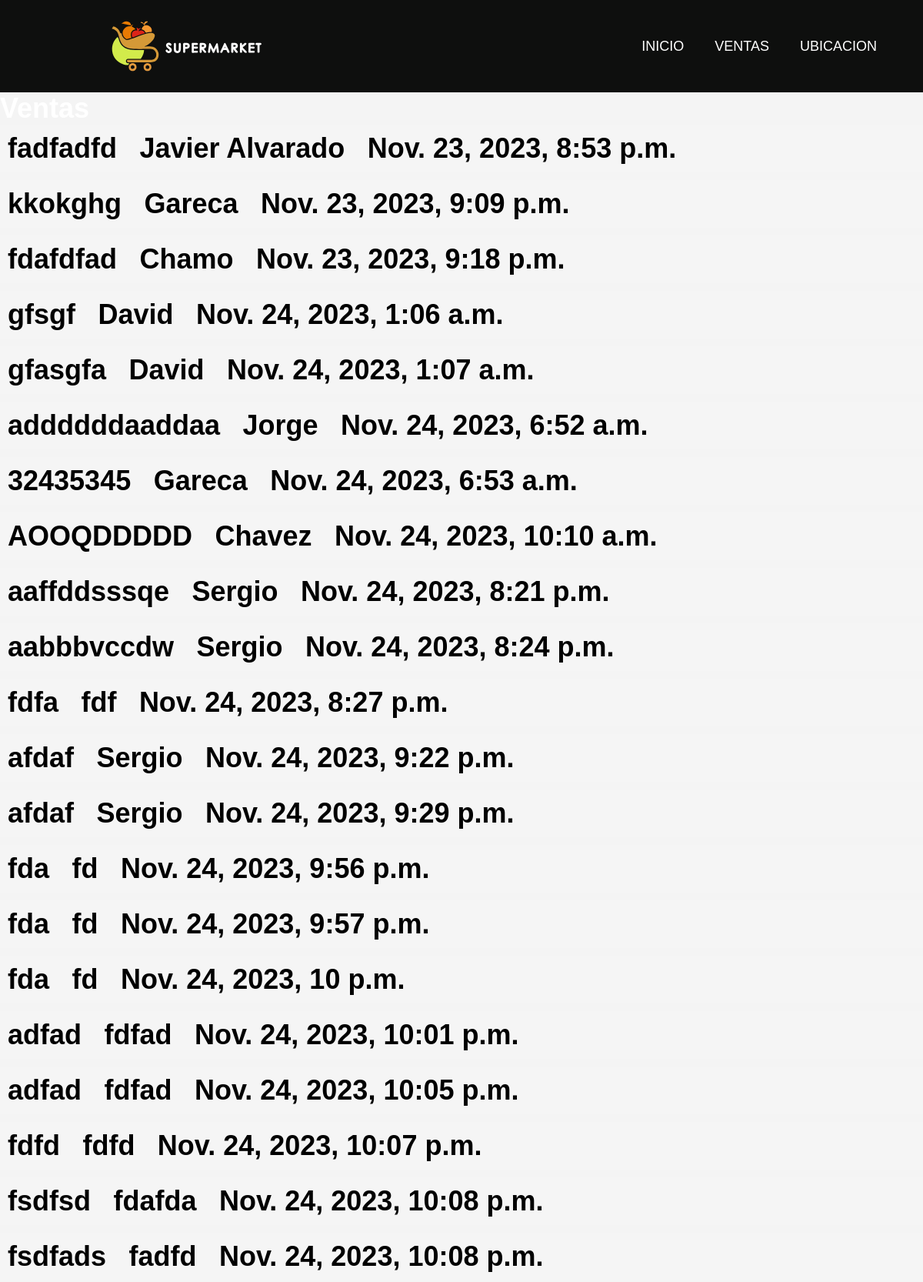
/ventas/ (upper part), run on the app's committed database.
### facturaApp/models.py (models this page shows, shortened)
class Venta(models.Model):
    ruc = models.CharField(max_length=200)
    fecha = models.DateTimeField(default=datetime.now, blank=True)
    cliente = models.ForeignKey(Cliente, on_delete=models.CASCADE)

class Cliente(models.Model):
    cliente = models.CharField(max_length=200)
    dni = models.CharField(max_length=20)
    direccion = models.CharField(max_length=200)

### facturaApp/views.py (the view)
# urls.py: path('ventas/', views.ventas, name="ventas"),
def ventas(request):
    ventas = Venta.objects.all()
    clientes = Cliente.objects.all()
    return render(request, 'ventas.html',{
        'ventas': ventas,
        'clientes':clientes
    })

### facturaApp/templates/ventas.html
{% extends 'layouts/cabecera.html' %}
{% load static %}
{% block content %}
<h1>Ventas</h1>
{% for venta in ventas %}
    {% for cliente in clientes %}
        {% if cliente.id == venta.cliente_id %}
            <div class="card">
                <a href="{% url 'factura' venta.id %}">
                    <h1>{{venta.ruc}}</h1>
                    <h1>{{cliente.cliente}}</h1>
                    <h1>{{venta.fecha}}</h1>
                </a>
            </div>
        {% endif %}
    {% endfor %}
{% endfor %}
{% endblock %}

### facturaApp/templates/layouts/cabecera.html (shortened to what this page needs)
{% load static %}
<!DOCTYPE html>
<html lang="es">
<head>
    <link rel="stylesheet" type="text/css" href="{% static '/styles/mainstyle.css' %}">
</head>
<body>
    <header class="header">
        <nav class="nav">
            <div class="logo">
                <a href="#" class="nav-link">
                    <img src="{% static 'iconos.svg' %}" alt="">
                </a>
            </div>
            <ul class="nav-menu">
                <li class="nav-menu-item"><a href="{% url 'index' %}" class="nav-menu-link nav-linke">INICIO</a></li>
                <li class="nav-menu-item"><a href="{% url 'ventas' %}" class="nav-menu-link nav-linke">VENTAS</a></li>
                <li class="nav-menu-item"><a href="#" class="nav-menu-link nav-linke">UBICACION</a></li>
            </ul>
        </nav>
    </header>
    {% block content %}
    {% endblock %}
</body>
</html>

### facturaApp/static/styles/mainstyle.css (style rules this page uses)
* { padding: 0; margin: 0; box-sizing: border-box; text-decoration: none; }
body { margin: 0; font-family: 'Gill Sans', 'Gill Sans MT', Calibri, 'Trebuchet MS', sans-serif; background-image: url("https://images.unsplash.com/photo-1578916171728-46686eac8d58?q=80&w=1374&auto=format&fit=crop&ixlib=rb-4.0.3&ixid=M3wxMjA3fDB8MHxwaG90by1wYWdlfHx8fGVufDB8fHx8fA%3D%3D"); background-position: center; background-repeat: no-repeat; background-size: cover; background-attachment: fixed; font-family: 'Arial', sans-serif; padding: 0; background-color: #f4f4f4; height: 100vh; }
header { background-color: #0e0f0e; width: 100%; clear: both; content: ''; display: table; }
.nav { display: flex; justify-content: space-between; align-items: center; margin: 0; padding: 0; }
.nav-linke { color: white; text-decoration: none; font-family: sans-serif; }
.logo { padding: 0 40px; margin-left: 100px; }
.nav-menu { display: flex; margin-right: 40px; list-style: none; margin-bottom: 0; }
.nav-menu-item { font-size: 18px; margin: 0 20px; line-height: 80px; text-transform: uppercase; }
.logo img { height: 100px; width: 200px; border-radius: 60px; background-size: cover; background-position: center; transition: all 0.3s; }
h1 { font-size: 36px; color: #fff; margin: auto; }
img { display: block; margin: 10px auto; max-width: 100%; }
.card { background-color: whitesmoke; padding: 10px; margin-bottom: 10px; color: black; }
.card h1 { color: black; display: inline-block; padding-right: 25px; }
.card a { color: rgb(14, 11, 11); text-decoration: none; }

### data on the page
Venta: ruc "fadfadfd", fecha "Nov. 23, 2023, 8:53 p.m."
Cliente: cliente "Javier Alvarado"
Venta: ruc "kkokghg", fecha "Nov. 23, 2023, 9:09 p.m."
Cliente: cliente "Gareca"
Venta: ruc "fdafdfad", fecha "Nov. 23, 2023, 9:18 p.m."
Cliente: cliente "Chamo"
Venta: ruc "gfsgf", fecha "Nov. 24, 2023, 1:06 a.m."
Cliente: cliente "David"
Venta: ruc "gfasgfa", fecha "Nov. 24, 2023, 1:07 a.m."
Venta: ruc "addddddaaddaa", fecha "Nov. 24, 2023, 6:52 a.m."
Cliente: cliente "Jorge"
Venta: ruc "32435345", fecha "Nov. 24, 2023, 6:53 a.m."
Venta: ruc "AOOQDDDDD", fecha "Nov. 24, 2023, 10:10 a.m."
Cliente: cliente "Chavez"
Venta: ruc "aaffddsssqe", fecha "Nov. 24, 2023, 8:21 p.m."
Cliente: cliente "Sergio"
Venta: ruc "aabbbvccdw", fecha "Nov. 24, 2023, 8:24 p.m."
Cliente: cliente "Sergio"
Venta: ruc "fdfa", fecha "Nov. 24, 2023, 8:27 p.m."
Cliente: cliente "fdf"
Venta: ruc "afdaf", fecha "Nov. 24, 2023, 9:22 p.m."
Cliente: cliente "Sergio"
Venta: ruc "afdaf", fecha "Nov. 24, 2023, 9:29 p.m."
Venta: ruc "fda", fecha "Nov. 24, 2023, 9:56 p.m."
Cliente: cliente "fd"
Venta: ruc "fda", fecha "Nov. 24, 2023, 9:57 p.m."
Venta: ruc "fda", fecha "Nov. 24, 2023, 10 p.m."
Venta: ruc "adfad", fecha "Nov. 24, 2023, 10:01 p.m."
Cliente: cliente "fdfad"
Venta: ruc "adfad", fecha "Nov. 24, 2023, 10:05 p.m."
Venta: ruc "fdfd", fecha "Nov. 24, 2023, 10:07 p.m."
Cliente: cliente "fdfd"
Venta: ruc "fsdfsd", fecha "Nov. 24, 2023, 10:08 p.m."
Cliente: cliente "fdafda"
Venta: ruc "fsdfads", fecha "Nov. 24, 2023, 10:08 p.m."
Cliente: cliente "fadfd"
